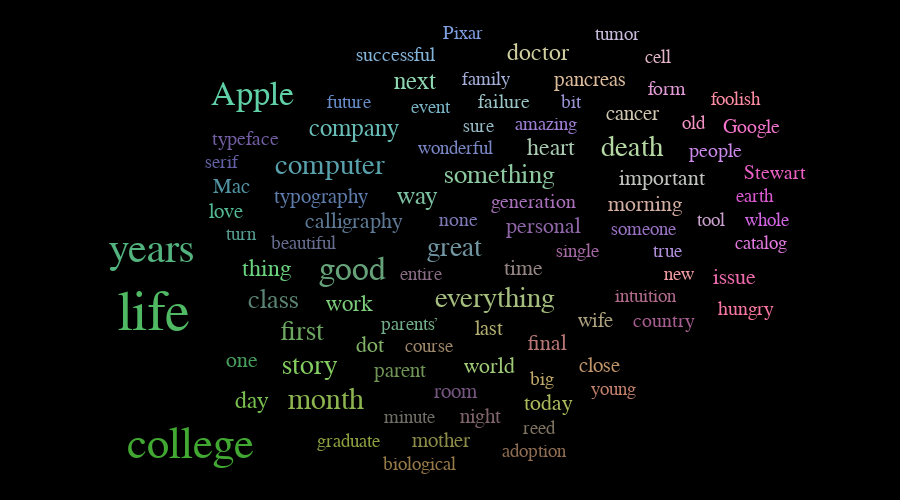

The notebook cell this image was saved under:
### Markdown cell above
Change the clustering criteria to 'cooccurence'. This clusters together words that tend to occur together in the text.

### Code cell
wm = Wordmesh(text, num_keywords=90)
wm.set_clustering_criteria('cooccurence')
wm.set_fontcolor('clustering_criteria')
wm.plot()
